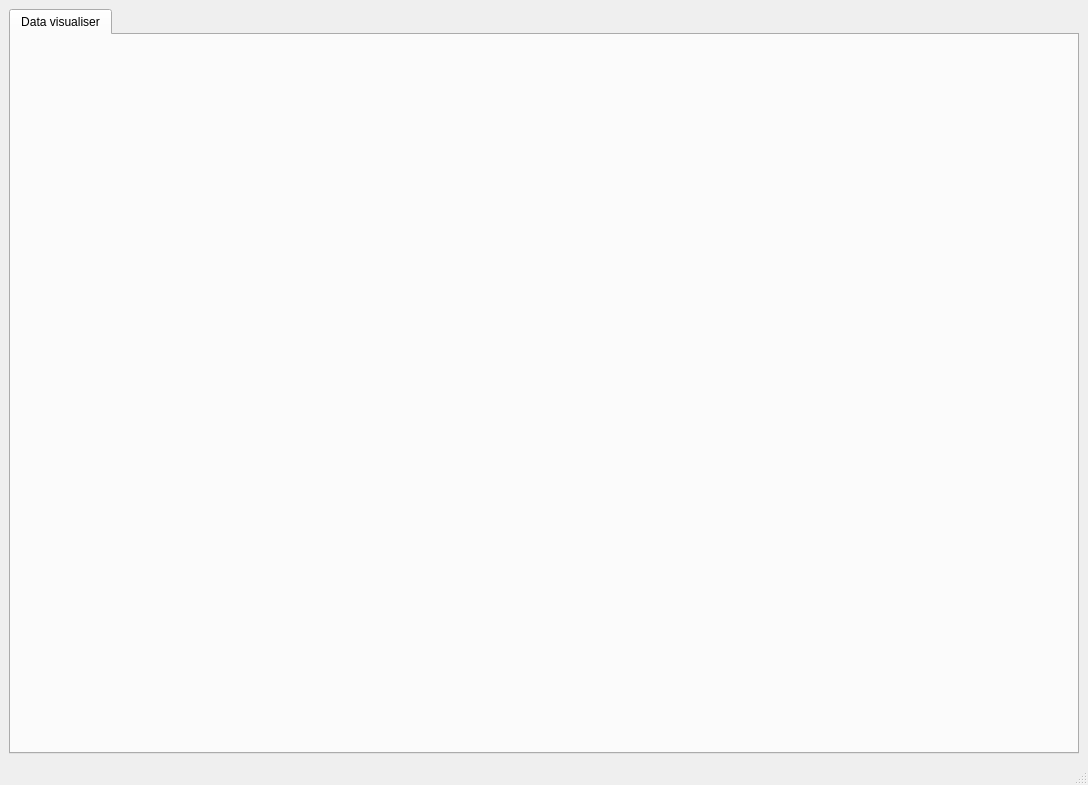
<?xml version="1.0" encoding="UTF-8"?>
<ui version="4.0">
 <class>main_analyser</class>
 <widget class="QMainWindow" name="main_analyser">
  <property name="geometry">
   <rect>
    <x>0</x>
    <y>0</y>
    <width>1088</width>
    <height>785</height>
   </rect>
  </property>
  <property name="windowTitle">
   <string>MainWindow</string>
  </property>
  <widget class="QWidget" name="centralwidget">
   <layout class="QVBoxLayout" name="verticalLayout_2">
    <item>
     <layout class="QVBoxLayout" name="main_layout">
      <item>
       <widget class="QTabWidget" name="tabWidget">
        <property name="currentIndex">
         <number>0</number>
        </property>
        <widget class="QWidget" name="tab">
         <attribute name="title">
          <string>Data visualiser</string>
         </attribute>
         <layout class="QVBoxLayout" name="verticalLayout">
          <item>
           <layout class="QHBoxLayout" name="horizontalLayout_2">
            <item>
             <layout class="QVBoxLayout" name="lyt_dataholder"/>
            </item>
            <item>
             <layout class="QVBoxLayout" name="lyt_heatmap"/>
            </item>
            <item>
             <layout class="QVBoxLayout" name="lyt_peakfinder"/>
            </item>
           </layout>
          </item>
         </layout>
        </widget>
       </widget>
      </item>
     </layout>
    </item>
   </layout>
  </widget>
  <widget class="QMenuBar" name="menubar">
   <property name="geometry">
    <rect>
     <x>0</x>
     <y>0</y>
     <width>1088</width>
     <height>30</height>
    </rect>
   </property>
  </widget>
  <widget class="QStatusBar" name="statusbar"/>
 </widget>
 <resources/>
 <connections/>
</ui>
